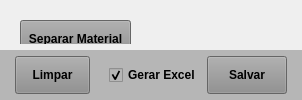
        <widget class="QWidget" name="widget_Cor8" native="true">
         <property name="styleSheet">
          <string notr="true"/>
         </property>
         <layout class="QVBoxLayout" name="verticalLayout_7">
          <property name="leftMargin">
           <number>0</number>
          </property>
          <property name="topMargin">
           <number>0</number>
          </property>
          <property name="rightMargin">
           <number>0</number>
          </property>
          <property name="bottomMargin">
           <number>0</number>
          </property>
          <item>
           <widget class="QWidget" name="widget_24" native="true">
            <widget class="QPushButton" name="btn_Separar">
             <property name="geometry">
              <rect>
               <x>20</x>
               <y>20</y>
               <width>111</width>
               <height>38</height>
              </rect>
             </property>
             <property name="sizePolicy">
              <sizepolicy hsizetype="Preferred" vsizetype="Preferred">
               <horstretch>0</horstretch>
               <verstretch>0</verstretch>
              </sizepolicy>
             </property>
             <property name="maximumSize">
              <size>
               <width>16777215</width>
               <height>16777215</height>
              </size>
             </property>
             <property name="font">
              <font>
               <pointsize>9</pointsize>
               <weight>75</weight>
               <bold>true</bold>
              </font>
             </property>
             <property name="cursor">
              <cursorShape>PointingHandCursor</cursorShape>
             </property>
             <property name="layoutDirection">
              <enum>Qt::LeftToRight</enum>
             </property>
             <property name="autoFillBackground">
              <bool>false</bool>
             </property>
             <property name="styleSheet">
              <string notr="true">background-color: rgb(141, 141, 141);</string>
             </property>
             <property name="text">
              <string>Separar Material</string>
             </property>
             <property name="checkable">
              <bool>false</bool>
             </property>
             <property name="autoDefault">
              <bool>false</bool>
             </property>
             <property name="default">
              <bool>false</bool>
             </property>
             <property name="flat">
              <bool>false</bool>
             </property>
            </widget>
            <widget class="QLabel" name="label_separa">
             <property name="geometry">
              <rect>
               <x>160</x>
               <y>30</y>
               <width>91</width>
               <height>16</height>
              </rect>
             </property>
             <property name="text">
              <string/>
             </property>
            </widget>
           </widget>
          </item>
          <item>
           <widget class="QWidget" name="widget_27" native="true">
            <property name="minimumSize">
             <size>
              <width>0</width>
              <height>50</height>
             </size>
            </property>
            <property name="maximumSize">
             <size>
              <width>16777215</width>
              <height>50</height>
             </size>
            </property>
            <property name="styleSheet">
             <string notr="true">background-color: rgb(182, 182, 182);</string>
            </property>
            <layout class="QHBoxLayout" name="horizontalLayout_34">
             <property name="spacing">
              <number>6</number>
             </property>
             <property name="leftMargin">
              <number>15</number>
             </property>
             <property name="topMargin">
              <number>6</number>
             </property>
             <property name="rightMargin">
              <number>15</number>
             </property>
             <property name="bottomMargin">
              <number>6</number>
             </property>
             <item>
              <widget class="QPushButton" name="btn_Limpar">
               <property name="sizePolicy">
                <sizepolicy hsizetype="Fixed" vsizetype="Preferred">
                 <horstretch>0</horstretch>
                 <verstretch>0</verstretch>
                </sizepolicy>
               </property>
               <property name="maximumSize">
                <size>
                 <width>75</width>
                 <height>16777215</height>
                </size>
               </property>
               <property name="font">
                <font>
                 <pointsize>9</pointsize>
                 <weight>75</weight>
                 <bold>true</bold>
                </font>
               </property>
               <property name="cursor">
                <cursorShape>PointingHandCursor</cursorShape>
               </property>
               <property name="layoutDirection">
                <enum>Qt::LeftToRight</enum>
               </property>
               <property name="autoFillBackground">
                <bool>false</bool>
               </property>
               <property name="styleSheet">
                <string notr="true">background-color: rgb(141, 141, 141);</string>
               </property>
               <property name="text">
                <string>Limpar</string>
               </property>
               <property name="checkable">
                <bool>false</bool>
               </property>
               <property name="autoDefault">
                <bool>false</bool>
               </property>
               <property name="default">
                <bool>false</bool>
               </property>
               <property name="flat">
                <bool>false</bool>
               </property>
              </widget>
             </item>
             <item>
              <widget class="QLabel" name="label_41">
               <property name="text">
                <string/>
               </property>
              </widget>
             </item>
             <item>
              <widget class="QCheckBox" name="check_Excel">
               <property name="sizePolicy">
                <sizepolicy hsizetype="Preferred" vsizetype="Preferred">
                 <horstretch>0</horstretch>
                 <verstretch>0</verstretch>
                </sizepolicy>
               </property>
               <property name="font">
                <font>
                 <pointsize>9</pointsize>
                 <weight>75</weight>
                 <bold>true</bold>
                </font>
               </property>
               <property name="text">
                <string>Gerar Excel</string>
               </property>
               <property name="checked">
                <bool>true</bool>
               </property>
              </widget>
             </item>
             <item>
              <widget class="QPushButton" name="btn_Salvar">
               <property name="sizePolicy">
                <sizepolicy hsizetype="Fixed" vsizetype="Preferred">
                 <horstretch>0</horstretch>
                 <verstretch>0</verstretch>
                </sizepolicy>
               </property>
               <property name="maximumSize">
                <size>
                 <width>80</width>
                 <height>16777215</height>
                </size>
               </property>
               <property name="font">
                <font>
                 <pointsize>9</pointsize>
                 <weight>75</weight>
                 <bold>true</bold>
                </font>
               </property>
               <property name="cursor">
                <cursorShape>PointingHandCursor</cursorShape>
               </property>
               <property name="styleSheet">
                <string notr="true">background-color: rgb(141, 141, 141);</string>
               </property>
               <property name="text">
                <string>Salvar</string>
               </property>
              </widget>
             </item>
            </layout>
           </widget>
          </item>
         </layout>
        </widget>
